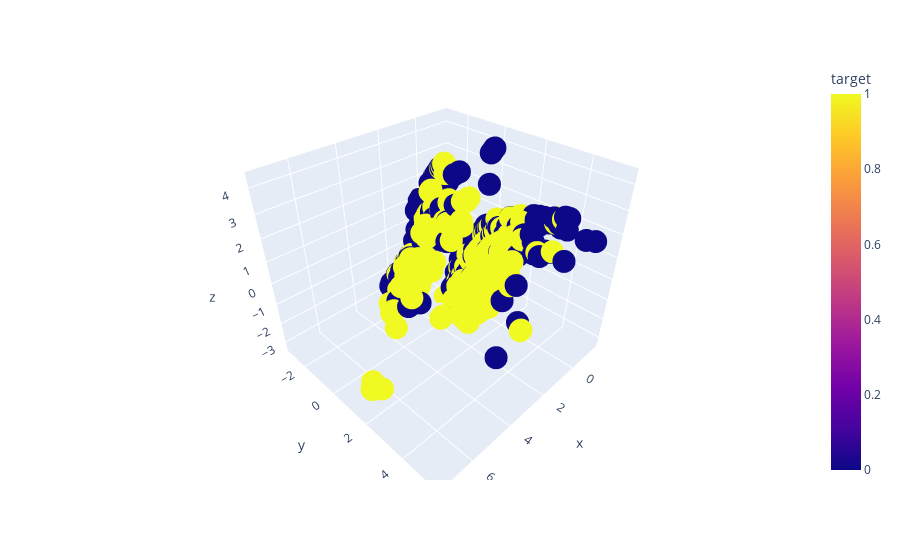

The code cell stored with this chart in its notebook:
### Code cell
transformed_df = pd.DataFrame(transformed_original_X, columns=['x','y','z'])
transformed_df['target'] = original_y.values
px.scatter_3d(transformed_df, x='x', y='y', z='z',
              color='target').show()

### Figure 1 — Plotly figure (JSON) as saved in the notebook; plotly's stock layout.template omitted (floating-point values rounded to 4 significant figures; data arrays with more than 128 entries replaced by an {"elided": "..."} marker saying what was removed)
{"data": [{"hovertemplate": "x=%{x}<br>y=%{y}<br>z=%{z}<br>target=%{marker.color}<extra></extra>", "legendgroup": "", "marker": {"color": {"elided": "891 int values"}, "coloraxis": "coloraxis", "symbol": "circle"}, "mode": "markers", "name": "", "scene": "scene", "showlegend": false, "type": "scatter3d", "x": {"elided": "891 float values"}, "y": {"elided": "891 float values"}, "z": {"elided": "891 float values"}}], "layout": {"coloraxis": {"colorbar": {"title": {"text": "target"}}, "colorscale": [[0, "#0d0887"], [0.1111, "#46039f"], [0.2222, "#7201a8"], [0.3333, "#9c179e"], [0.4444, "#bd3786"], [0.5556, "#d8576b"], [0.6667, "#ed7953"], [0.7778, "#fb9f3a"], [0.8889, "#fdca26"], [1, "#f0f921"]]}, "legend": {"tracegroupgap": 0}, "margin": {"t": 60}, "scene": {"domain": {"x": [0, 1], "y": [0, 1]}, "xaxis": {"title": {"text": "x"}}, "yaxis": {"title": {"text": "y"}}, "zaxis": {"title": {"text": "z"}}}}}
